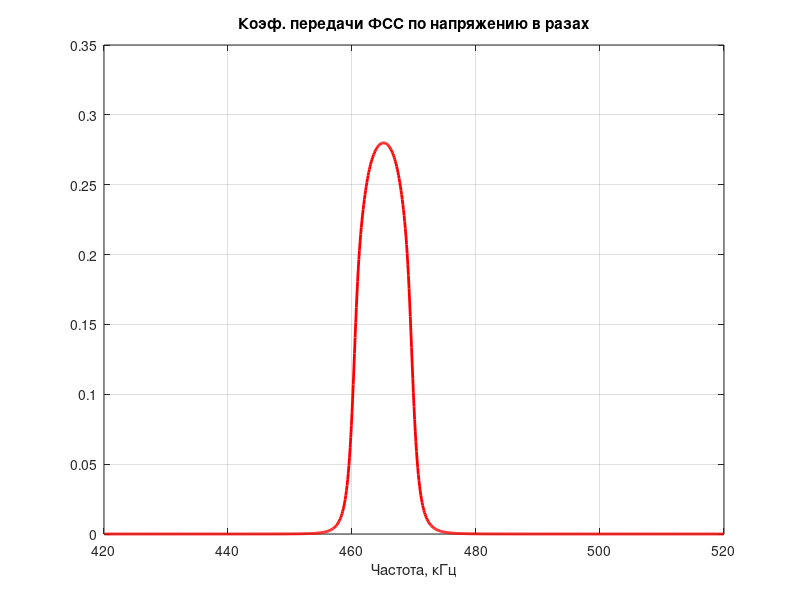
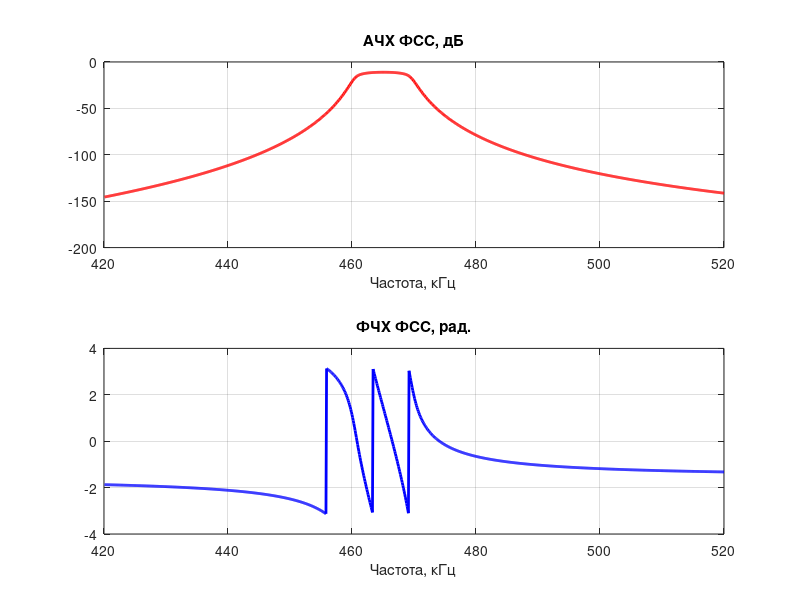
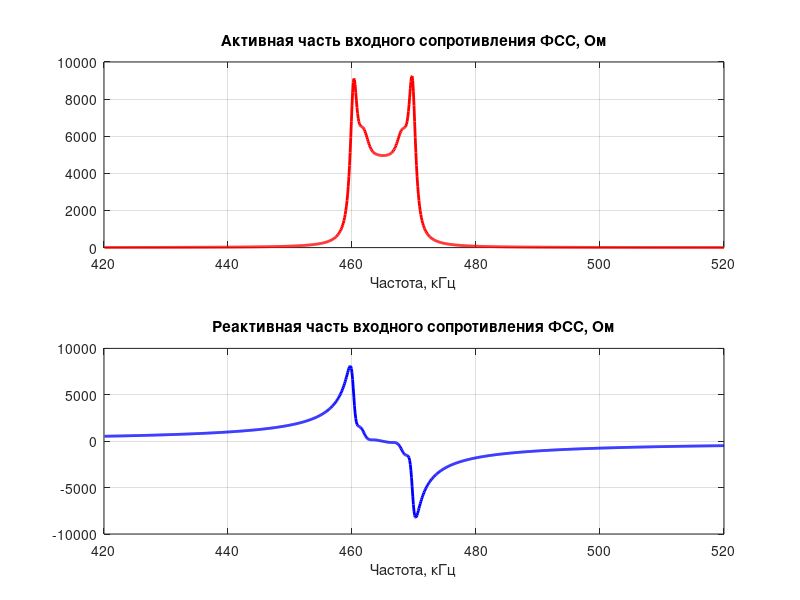
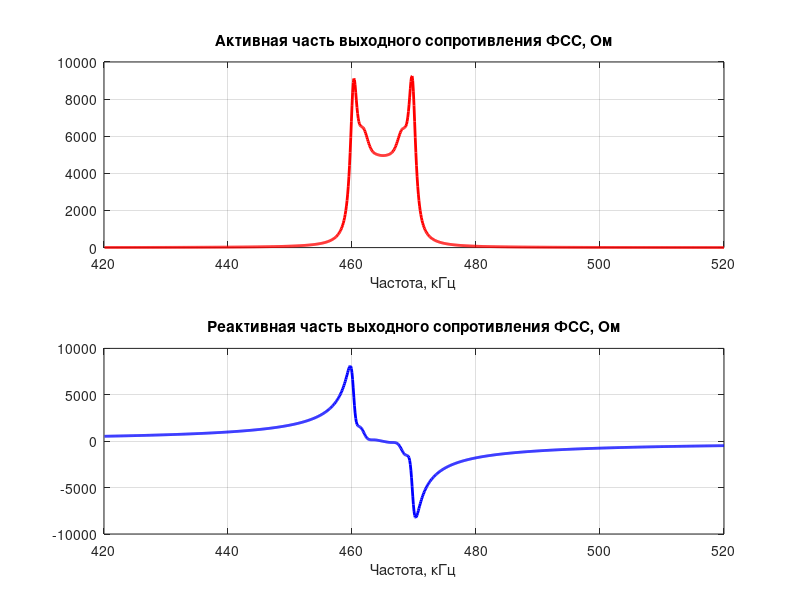

MATLAB code for these plots, in order:
%------------------------------------------------------------
% Алгоритм расчёта основных параметров фильтра сосредоточенной
%  селекци на связанных контурах с внешнеемкостной связью 
% Формулы и базовый элемент из А.П.Сиверса , стр. 283
% Упрощения: 
%  -идеальные L и C элементы
%  -разброс параметров не учитывается
% Позволяет определить:
%  -коэффициент передачи по напряжению
%  -выходное сопротивление каскада с учетом нагрузки на входе
%  -входное сопротивление каскада с учетом нагрузки на выходе
% Основан на использовании матриц А-параметров
% Составитель Степаненко Юрий Анатольевич РТ-982  30.03.2002
%------------------------------------------------------------

clear all;
close all;

MGz=1e6;kGz=1e3;
pF=1e-12;nF=1e-9;
nHn=1e-9;
kOm=1e3;Om=1;
%----------------------------------------------------------
%---------- А - параметры простых элементов --------------- 
%----------------------------------------------------------
%  MR=[1 R ; 0 1];      %Последовательный резистор
%  ML=[1 p*L ; 0 1];     %Последовательная индуктивность
%  MC=[1 1/(p*C) ; 0 1]; %Последовательный конденсатор
%
%  MRh=[1 0 ; 1/R 1];    %Параллельный резистор
%  MLh=[1 0 ; 1/(p*L) 1]; %Параллельная индуктивность
%  MLh=[1 0 ; 1/(R+p*L) 1]; %Параллельная индуктивность с потерями
%  MCh=[1 0 ; p*C 1];    %Параллельный конденсатор
%----------------------------------------------------------

%------Параметры элементов схемы --------------------------
f1=460*kGz; f2=470*kGz;% Частоты среза фильтра
W0=5000*Om; % Характеристическое сопротивление фильтра
d=0.0025;
C1=(f1+f2)/(4*pi*f1*f2*W0)
C2=f1/(pi*f2*(f2-f1)*W0)
L2=W0*(f2-f1)/(4*pi*f1*f2)
r=pi*(f2+f1)* 2*L2*d
Zvx=5000*Om;Zn=5000*Om; % Сопротивления. при необходимости подкллючаемые 
%                     ко входу и выходу четырёхполюсника для определения
%                     его основных параметров
MRvx=[1 Zvx ; 0 1];   %Последовательный резистор
MRn=[1 0 ; 1/Zn 1];   %Параллельный резистор

%----------------------------------------------------------

len=1000; %Размерность массивов результатов
f=420*kGz;     %Начальная частота
df=0.1*kGz;%Шаг по частоте

for k=1:len,
  f=f+df;
  F(k)=f/kGz;
  w=2*pi*f;
  p=j*w;
%---------Частотно-зависимые элементы ---------------------  
  % MLh2=[1 0 ; 1/(p*2*L2) 1]; %Параллельная индуктивность
  MLh2=[1 0 ; 1/(r+p*2*L2) 1]; %Параллельная индуктивность с потерями
  MCh2=[1 0 ; p*C2/2 1];    %Параллельный конденсатор 
  MC1=[1 1/(p*C1) ; 0 1]; %Последовательный конденсатор
  %----------------------------------------------------------
  M1=MLh2*MCh2*MC1*MLh2*MCh2;
  MU=M1*M1*M1*M1*M1;
  MURvx=MRvx*MU;%Для определения АЧХ нужно согласовать по входу
%------ Расчёт частотных параметров четырёхполюсника -----------------
  Ku(k)=(Zn/(MURvx(1,1)*Zn+MURvx(1,2)));%Коэффициент передачи (по напряжению) четырёхполюсника,нагруженного на Rizm
  lgKu(k)=20*log10(abs(Ku(k)));
  Zvxod(k)=(MU(1,1)*Zn+MU(1,2))/(MU(2,1)*Zn+MU(2,2));    % Входное сопротивление четырёхполюсника
  Zvjxod(k)=(MU(2,2)*Zvx+MU(1,2))/(MU(1,1)+MU(2,1)*Zvx); % Выходное сопротивление чатырёхполюсника
%---------------------------------------------------------------------
end;


h = figure(1),
plot(F,abs(Ku), 'r',  'LineWidth' , 2);
grid on;
zoom on;
title('Коэф. передачи ФСС по напряжению в разах');
xlabel('Частота, кГц');
saveas(h,'RIs007','jpg');


h = figure(2),
subplot(2,1,1);
plot(F,lgKu, 'r',  'LineWidth' , 2);
grid on;
zoom on;
title('АЧХ ФСС, дБ');
xlabel('Частота, кГц');

subplot(2,1,2);
plot(F,angle(Ku), 'b',  'LineWidth' , 2);
grid on;
zoom on;
title('ФЧХ ФСС, рад.');
xlabel('Частота, кГц');
saveas(h,'RIs008','jpg');



h = figure(3);
subplot(2,1,1),
plot(F,real(Zvxod), 'r',  'LineWidth' , 2);
grid on;
zoom on;
title('Активная часть входного сопротивления ФСС, Ом');
xlabel('Частота, кГц');

subplot(2,1,2),
plot(F,imag(Zvxod), 'b',  'LineWidth' , 2);
grid on;
zoom on;
title('Реактивная часть входного сопротивления ФСС, Ом');
xlabel('Частота, кГц');
saveas(h,'RIs006','jpg');



h = figure(4);
subplot(2,1,1);
plot(F,real(Zvjxod), 'r',  'LineWidth' , 2);
grid on;
zoom on;
title('Активная часть выходного сопротивления ФСС, Ом');
xlabel('Частота, кГц');

subplot(2,1,2);
plot(F,imag(Zvjxod),'b',  'LineWidth' , 2);
grid on;
zoom on;
title('Реактивная часть выходного сопротивления ФСС, Ом');
xlabel('Частота, кГц');
saveas(h,'RIs0061','jpg');



